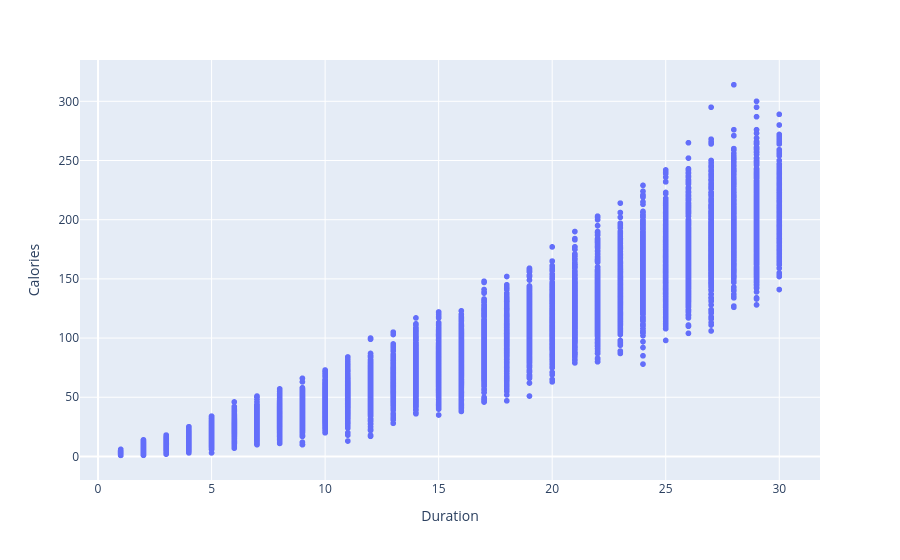

Write notebook code for a chart like this one.
### Code cell
import plotly.express as px

fig = px.scatter(df, x='Duration', y='Calories')
fig.show()

### Figure 1 — Plotly figure (JSON) as saved in the notebook; plotly's stock layout.template omitted (floating-point values rounded to 4 significant figures; data arrays with more than 128 entries replaced by an {"elided": "..."} marker saying what was removed)
{"data": [{"hovertemplate": "Duration=%{x}<br>Calories=%{y}<extra></extra>", "legendgroup": "", "marker": {"color": "#636efa", "symbol": "circle"}, "mode": "markers", "name": "", "showlegend": false, "type": "scattergl", "x": {"elided": "15000 int values"}, "xaxis": "x", "y": {"elided": "15000 int values"}, "yaxis": "y"}], "layout": {"legend": {"tracegroupgap": 0}, "margin": {"t": 60}, "xaxis": {"anchor": "y", "domain": [0, 1], "title": {"text": "Duration"}}, "yaxis": {"anchor": "x", "domain": [0, 1], "title": {"text": "Calories"}}}}
